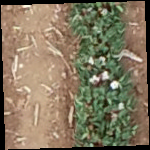
%> input picture images_for_prediction/20220818_lb_p4r_twri_mosaic1120.TIF, 150 x 150 px; its folder holds only this picture in this run
$ octave --eval "predict;"   (GNU Octave 9; MATLAB toolbox functions it lacks are replaced by stand-ins)
%> lines starting %> are read from the running program, lines starting %| are printed output that depends on the picture; in (x1, y1, x2, y2) boxes, pixels count from 0 and x2, y2 are one past the last pixel; in counts of white or black regions, pixels touching at a corner belong together; the program's own positions count from 1
%{
FINAL PROJECT

Eshaan Jayant Deshpande, ed6939@rit.edu
Anushka Yadav, ay4034@rit.edu
Vedika Vishwanath Painjane, vp2312@rit.edu

File Name: predict.m
%}


% This file predicts results for images in folder images_for_prediction
% Please upload the testing images to this folder and run this code
% This code uses the trained network model saved in trained_network.mat

function predict()
% Load the trained network
load('trained_network.mat', 'net')

% The threshold value for the red channel is set to 114. This value was
% decided by us after a lot of trial n error.
% The threshold values for the other two channels is set to 0.
red_threshold = 114;
green_threshold = 0;
blue_threshold = 0;

% Define structuring element
SE = strel('disk', 2);

% name of the folder where the images will be stored for prediction
file_list = dir('images_for_prediction/*.TIF');

for counter = 1 : length( file_list )
    fn = file_list(counter).name;
    fprintf('Processing Image:  %s \n', fn);
    directory = 'images_for_prediction/';
    img = imread(append(directory,fn));
%> img is the input picture: size 150x150x3 uint8; mean R, G, B 130.7, 118.3, 94.6
    rgbImage = img(:,:,1:3);

    % extracts all the three color channels
    red = rgbImage(:,:,1);
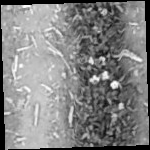
%> red: size 150x150 uint8; min 0, max 254, mean 130.7
    green = rgbImage(:,:,2);
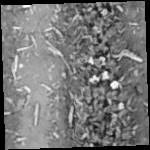
%> green: size 150x150 uint8; min 0, max 254, mean 118.3
    blue = rgbImage(:,:,3);
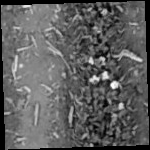
%> blue: size 150x150 uint8; min 0, max 254, mean 94.6

    % create binary mask
    red_mask = (red < red_threshold) & (green > green_threshold) & (blue > blue_threshold);
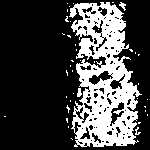
%> red_mask: size 150x150 logical; 27% white; 40 white regions (36 under 20 px), largest, box (x1, y1, x2, y2) and area: (69, 2, 142, 147) 5880, (77, 88, 82, 97) 32, (119, 2, 126, 11) 30, (135, 127, 141, 135) 22

    % apply mask to original image
    red_img = rgbImage .* uint8(repmat(red_mask, [1 1 3]));
    gray_image = rgb2gray(red_img);
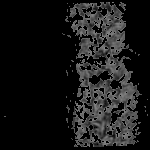
%> gray_image: size 150x150 uint8; min 0, max 136, mean 23.7
    binary_img = imbinarize(gray_image);
    binary_img = imcomplement(binary_img);

    % Perform morphological operations
    bwarea = ~bwareaopen(~binary_img, 100);
%> bwarea: size 150x150 logical; 75.1% white; 1 black region, box (x1, y1, x2, y2) and area: (69, 2, 142, 147) 5610
    eroded = imerode(bwarea, SE);
%> eroded: size 150x150 logical; 62.7% white; 1 black region, box (x1, y1, x2, y2) and area: (67, 0, 144, 149) 8403
    opened = imopen(eroded, SE);
%> opened: size 150x150 logical; 61.7% white; 1 black region, box (x1, y1, x2, y2) and area: (67, 0, 144, 150) 8611
    eroded = imerode(opened, SE);
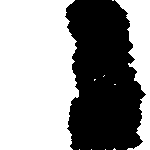
%> eroded: size 150x150 logical; 58.5% white; 1 black region, box (x1, y1, x2, y2) and area: (65, 0, 146, 150) 9347
    dilate = imdilate(eroded, SE);

    rgbImage(repmat(dilate, [1 1 3])) = 0;
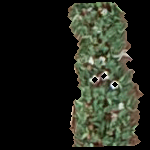
%> rgbImage: size 150x150x3 uint8; mean R, G, B 36.9, 40.6, 30.3

    % Resize the image according to NN layers
%> (the run ends here)
